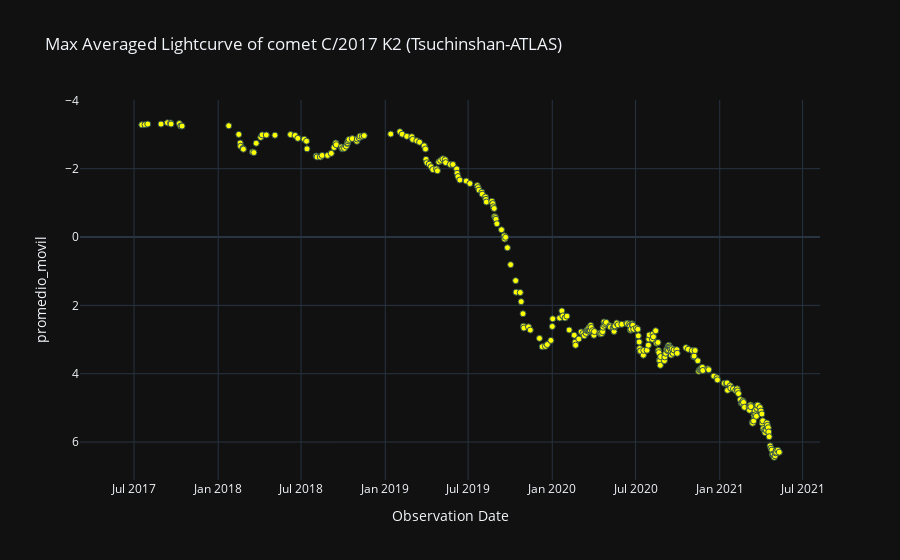

Notebook cell for this chart:
### Code cell
# Gráfica de lus promediada
labels = {'obs_date':'Observation Date','magnitud_reducida':'Magnitude reduced'}
fig = px.scatter(curva_de_luz_externa_df, x=curva_de_luz_externa_df.obs_date, y='promedio_movil', template= 'plotly_dark', labels= labels, title=f'Max Averaged Lightcurve of comet {nombre_cometa} (Tsuchinshan-ATLAS)')
fig.update_traces(marker=dict(color='yellow', size=6, line=dict(width=1, color='DarkSlateGrey')))
fig.update_yaxes(autorange="reversed")
fig.show()

### Figure 1 — Plotly figure (JSON) as saved in the notebook; plotly's stock layout.template omitted (floating-point values rounded to 4 significant figures; data arrays with more than 128 entries replaced by an {"elided": "..."} marker saying what was removed)
{"data": [{"hovertemplate": "Observation Date=%{x}<br>promedio_movil=%{y}<extra></extra>", "legendgroup": "", "marker": {"color": "yellow", "line": {"color": "DarkSlateGrey", "width": 1}, "size": 6, "symbol": "circle"}, "mode": "markers", "name": "", "orientation": "v", "showlegend": false, "type": "scatter", "x": {"elided": "310 str values"}, "xaxis": "x", "y": {"elided": "310 float values"}, "yaxis": "y"}], "layout": {"legend": {"tracegroupgap": 0}, "title": {"text": "Max Averaged Lightcurve of comet C/2017 K2 (Tsuchinshan-ATLAS)"}, "xaxis": {"anchor": "y", "domain": [0, 1], "title": {"text": "Observation Date"}}, "yaxis": {"anchor": "x", "autorange": "reversed", "domain": [0, 1], "title": {"text": "promedio_movil"}}}}
